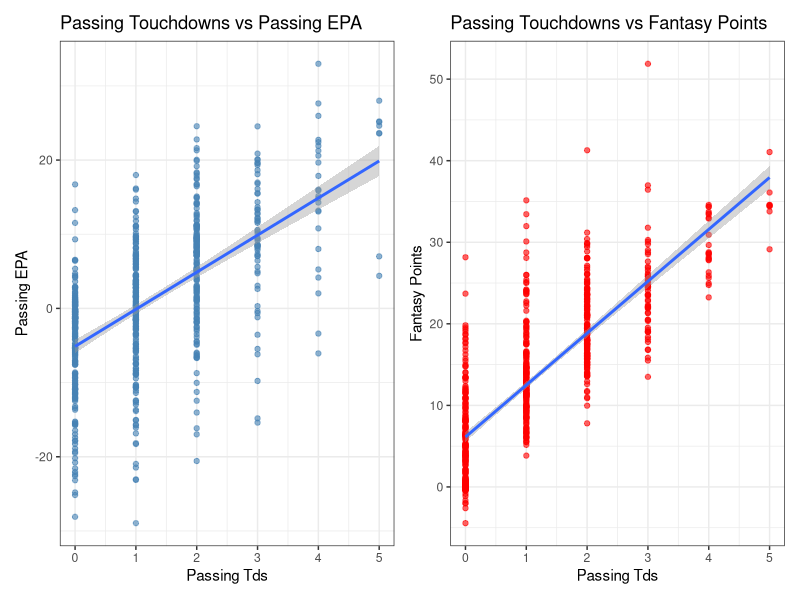

Recreate this plot in R.
library(readxl)
library(ggplot2)
library(patchwork)

df <- read_excel("QB weekly stats.xlsx")
summary(df)


# 1. Compute correlation between passing tds x fantasy points and rushing tds x fantasy points
round(cor(df$passing_tds, df$passing_epa, use = "complete.obs"), 2)
round(cor(df$passing_tds, df$fantasy_points, use = "complete.obs"), 2)


# 2. Do a scatter plot to visualize the relationship
 
# Scatterplot 1: Passing Tds vs Passing EPA
p1 <- ggplot(df, aes(x = passing_tds, y = passing_epa)) +
  geom_point(alpha = 0.6, color = "steelblue") +
  geom_smooth(method = "lm") +
  labs(title = "Passing Touchdowns vs Passing EPA", x = "Passing Tds", y = "Passing EPA") +
  theme_bw()

# Scatterplot 2: Passing Tds vs Fantasy Points
p2 <- ggplot(df, aes(x = passing_tds, y = fantasy_points)) +
  geom_point(alpha = 0.6, color = "red") +
  geom_smooth(method = "lm") +
  labs(title = "Passing Touchdowns vs Fantasy Points", x = "Passing Tds", y = "Fantasy Points") +
  theme_bw()

# Combine side by side
p1 + p2



# Group workshop

# Group 1

# a. Modify code to assess correlations for (passing yards x fantasy points) and for (passing y/a x fantasy points)
# b. Make scatterplots to visualize the relationships
# c. Questions: 
#       What is more reflective of QB performance, passing yards or passing efficiency? 
#       As a critical thinker, what does this knowledge tell you about the accuracy of fantasy points? 
#       If you were a fantasy football team manager, how would this knowledge shape your approach to player selection?


# Group 2 

# a. Modify code to assess correlations for (interceptions x passing EPA) and for (interceptions x fantasy points)
# b. Make scatterplots to visualize the relationships
# c. Questions: 
#       What is more affected by interceptions - passing EPA or fantasy points? 
#       As a critical thinker, what does this knowledge tell you about the accuracy of fantasy points? 
#       If you were a fantasy football team manager, how would this knowledge shape your approach to player selection?
